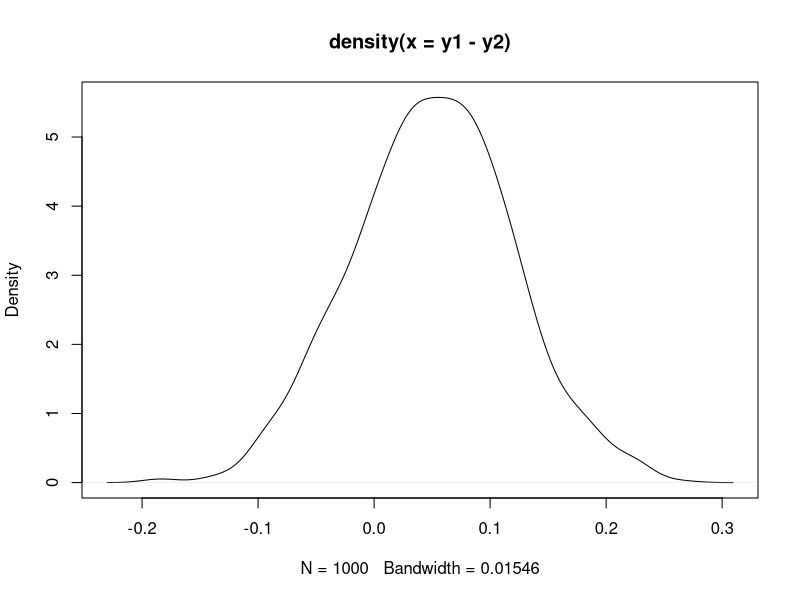
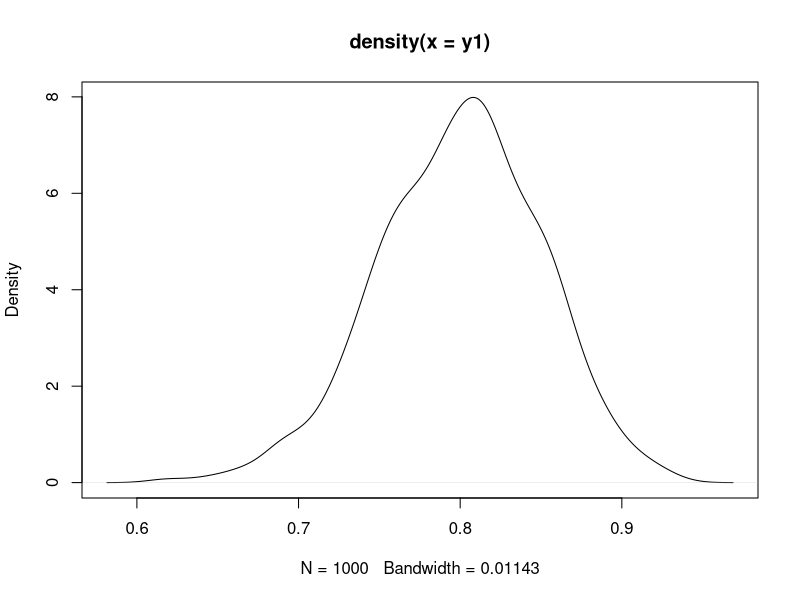
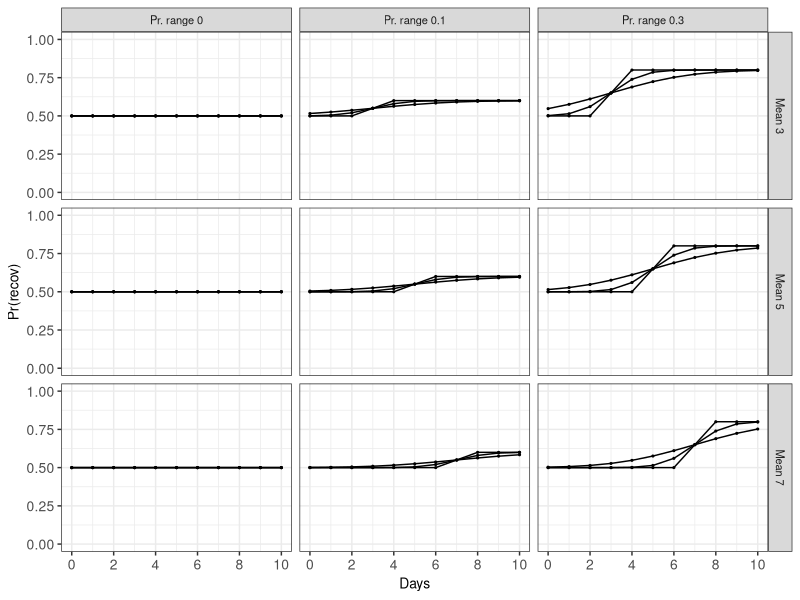

Write R code to recreate these figures, in order.
## ---- chunk 1
knitr::opts_chunk$set(echo = TRUE)
library(ggplot2)
library(dplyr)
ggplot2::theme_set(ggplot2::theme_bw())
ggplot2::theme_update(text = element_text(size = 10))
ggplot2::theme_update(legend.position = "top")
# ggplot2::theme_update(legend.title = element_blank())
ggplot2::theme_update(axis.text.x = element_text(size = 10))
ggplot2::theme_update(axis.text.y = element_text(size = 10))


estBetaParams <- function(mu, sd) {
  var = sd^2
  
  if(mu < 0.00001 | mu > 0.99999) return(NA)
  if(var < 0.00001 | var > 0.24999) return(NA)
  
  alpha <- ((1 - mu) / var - 1 / mu) * mu ^ 2
  beta <- alpha * (1 / mu - 1)
  return(params = list(alpha = alpha, beta = beta))
}

l1 <- estBetaParams(0.8, 0.05)
l2 <- estBetaParams(0.75, 0.05)

y1 <- rbeta(1000, l1$alpha, l1$beta)
y2 <- rbeta(1000, l2$alpha, l2$beta)

d1 <- density(y1)
d2 <- density(y2)

d3 <- density(y1-y2)

ymax <- max(c(d1$y, d2$y))
xlim <- range(d1$x, d2$x)

plot(d3)

plot(d1)




drc_true_mu <- function(x){
  
  # p_rec <- p_range * pnorm(dose, location, scale) + p_lwr
  
  
  p_rec <- pgrid$p_range[x] * pnorm(dose, 
                                    pgrid$location[x], 
                                    pgrid$scale[x]) + pgrid$p_lwr[x]

  return(p_rec)
  
}

## ---- chunk 2

dose <- 0:10

pgrid <- expand.grid(location = c(3, 5, 7),
                     scale = c(0.2, 1.2, 3),
                     p_range = c(0, 0.1, 0.3),
                     p_lwr = 0.5)
pgrid$id <- as.character(paste0("V", rep(1:nrow(pgrid))))


m <- do.call(rbind, lapply(1:nrow(pgrid), drc_true_mu))
dfig <- as.data.frame(t(m)) %>%
  tidyr::gather("id", "mu") %>%
  dplyr::mutate(dose = rep(dose, len = length(dose)*nrow(pgrid)))

dfig <- merge(dfig, pgrid, by = "id")

ggplot(dfig, aes(dose, mu, group = id))+
  geom_line() +
  geom_point(size=0.4) +
  scale_y_continuous("Pr(recov)", lim = 0:1) +
  scale_x_continuous("Days", breaks = c(0, 2, 4, 6, 8, 10)) +
  facet_grid(paste0("Mean ", location) ~ paste0("Pr. range ", p_range ))
